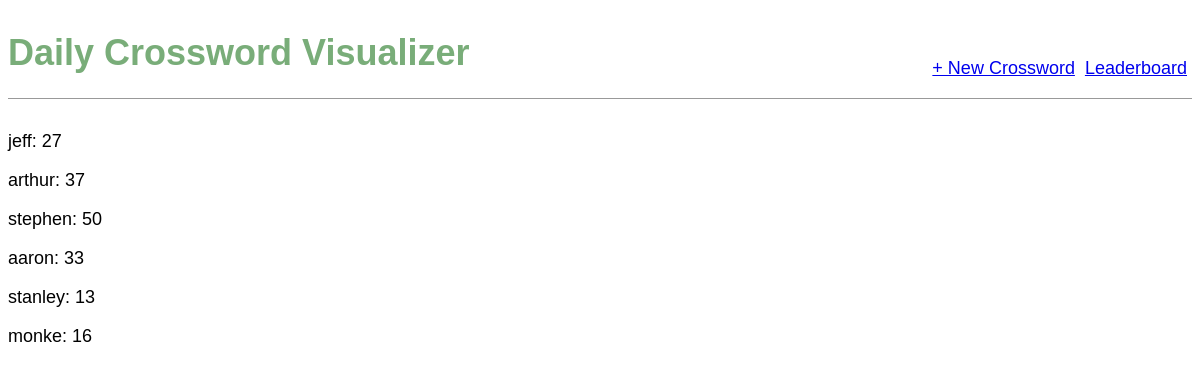
/tracker/13/, run on the app's committed database.
### tracker/models.py (models this page shows)
class Participant(models.Model):
    alias = models.ForeignKey(AuthorizedUser, default=get_default_user, on_delete=models.CASCADE)
    cells = models.PositiveIntegerField()
    date = models.ForeignKey(PlayDate, default=get_default_date, on_delete=models.CASCADE)

class AuthorizedUser(models.Model):
    name = models.CharField(max_length=20, primary_key = True)
    def __str__(self):
        return self.name

### tracker/views.py (the view)
# urls.py: path('tracker/<int:pk>/', ParticipantView.as_view(), name='dailyparticipants'),
class ParticipantView(ListView):
    model = Participant
    template_name = 'participants.html'
    def get_queryset(self, **kwargs):
        pk = self.kwargs["pk"]
        date = DailyData.objects.get(pk=pk).date
        return super().get_queryset().filter(date=date)

### templates/participants.html
{% extends 'base.html' %}
{% block content %}
    {% for participant in object_list %}
        <div class="participants">
            <p>{{ participant.alias }}: {{ participant.cells }}</p>
        </div>
    {% endfor %}
{% endblock content %}

### static/css/base.css (style rules this page uses)
body { font-family: 'Source Sans Pro', sans-serif; font-size: 18px; }

### data on the page
Participant: alias "jeff", cells "27"
Participant: alias "arthur", cells "37"
Participant: alias "stephen", cells "50"
Participant: alias "aaron", cells "33"
Participant: alias "stanley", cells "13"
Participant: alias "monke", cells "16"
